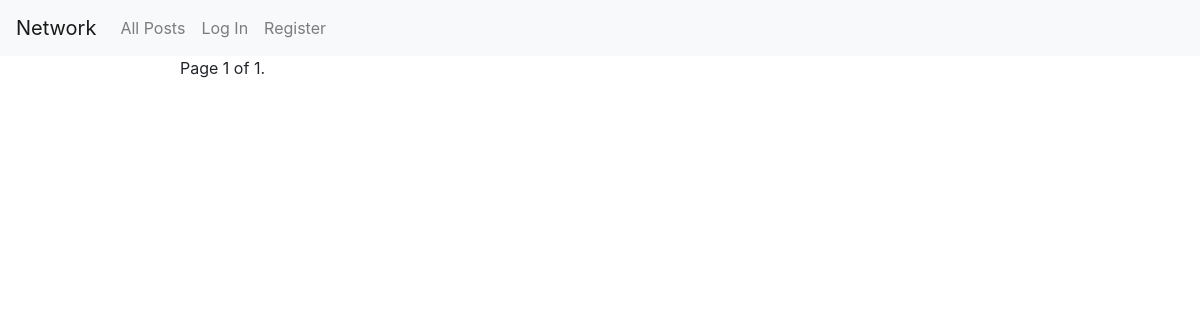
Before: / with the older database file.
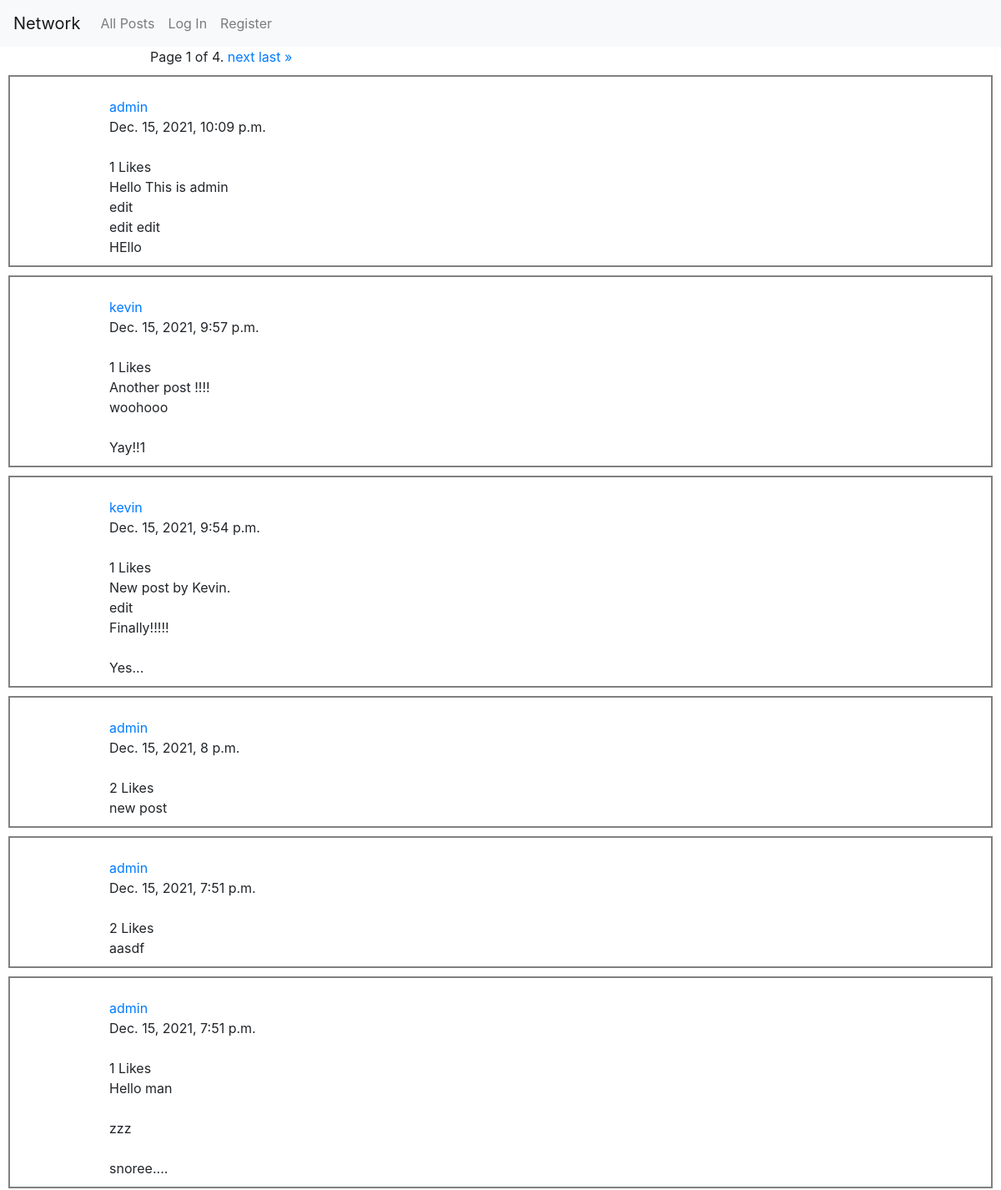
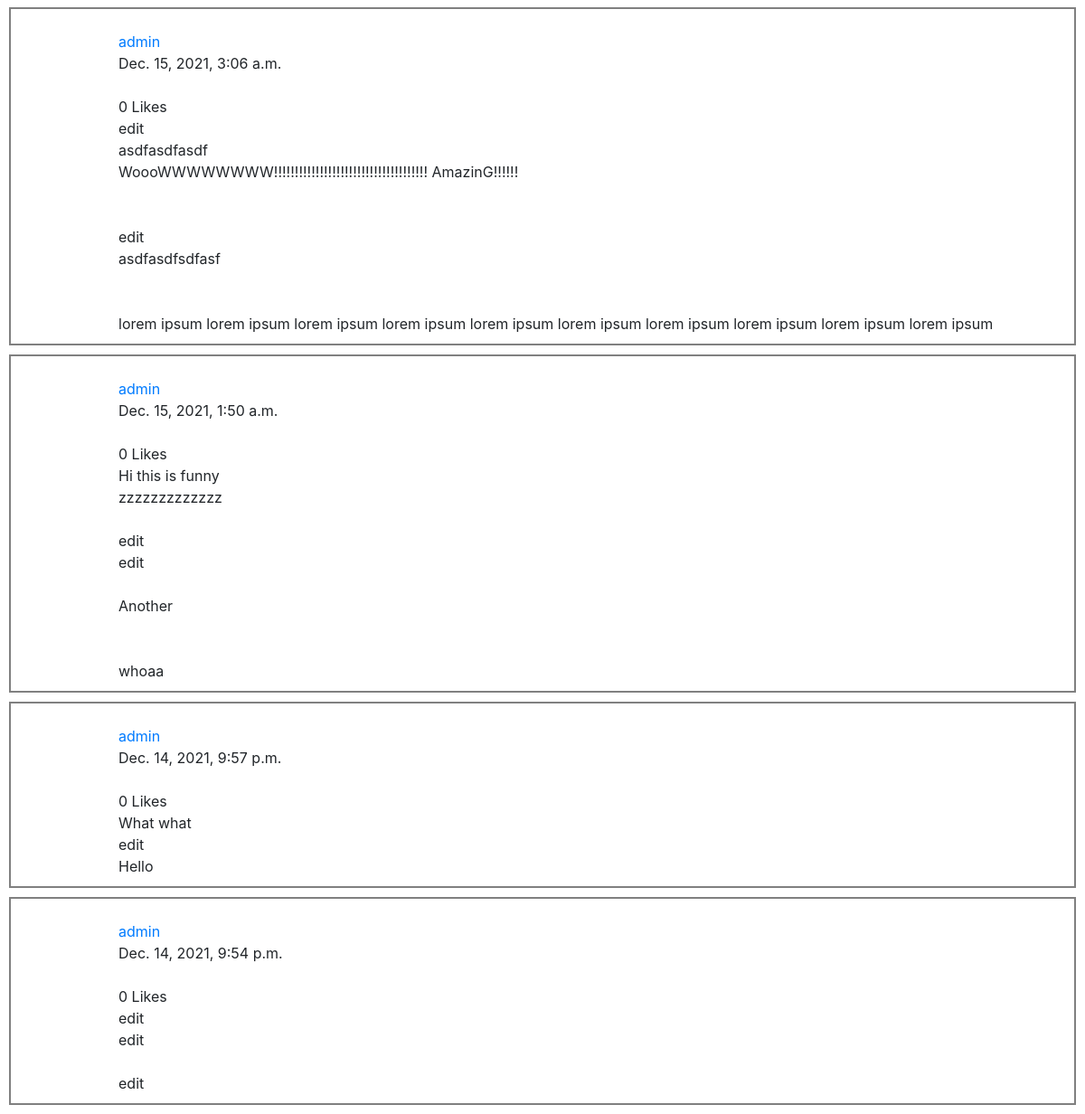
After: the same page with the newer database file (2 pictures, top to bottom).
### network/models.py (models this page shows, shortened)
class Post(models.Model):
    datetime_created = models.DateTimeField( auto_now_add=True)
    user = models.ForeignKey(User, on_delete=models.CASCADE, related_name = "posts")
    text = models.TextField()

class User(AbstractUser):
    pass

### network/views.py (the view)
# urls.py: path("", views.index, name="index"),
def index(request):
    post_form = NewPostForm()
    if request.method == "POST" and request.user.is_authenticated:
        post_form = NewPostForm(request.POST)
        if post_form.is_valid() :
            new_post = Post(user = request.user, text = post_form.cleaned_data['text'])
            new_post.save()
            post_form = NewPostForm()
    listPosts = Post.objects.all()
    return render(request, "network/index.html", {'page_obj': getPageObject(listPosts, request) ,
    'post_form': post_form})

### network/views.py (called while the page is built)
def getPageObject (listPosts, request ):
    orderedPosts = listPosts.order_by('-datetime_created')
    paginator = Paginator(orderedPosts, POSTS_PER_PAGE)
    pageNumber = request.GET.get('page') or 1
    pageObj = paginator.get_page(pageNumber)
    return pageObj

### network/templates/network/index.html (shortened to what this page needs)
{% extends "network/layout.html" %}
{% block body %}
{% include "network/posts.html" %}
{% endblock %}

### network/templates/network/posts.html (shortened to what this page needs)
    <div class="pagination">
        <span class="step-links">
            <span class="current">
                Page {{ page_obj.number }} of {{ page_obj.paginator.num_pages }}.
            </span>
            {% if page_obj.has_next %}
                <a href="?page={{ page_obj.next_page_number }}">next</a>
                <a href="?page={{ page_obj.paginator.num_pages }}">last &raquo;</a>
            {% endif %}
        </span>
    </div>
    <div id = "posts">
    {% for post in page_obj %}
        <div id = {{post.id}} class = "post">
            <div class = "post-header">
                <a href = "{% url 'profile' post.user.id %}" > {{post.user.username}} </a>
                {{ post.datetime_created }}
                <span class = "post-likes">{{post.likes.count}}</span> Likes
            </div>
            <span class = "post-text"> {{post.text}}     </span>
        </div>
    {% endfor %}
    </div>

Changed rows visible on the page:
added Post: user.username "admin", datetime_created "Dec. 15, 2021, 10:09 p.m.", likes.count "1", text "Hello This is admin edit edit edit HEllo"
added Post: user.username "kevin", datetime_created "Dec. 15, 2021, 9:57 p.m.", likes.count "1", text "Another post !!!! woohooo Yay!!1"
added Post: user.username "kevin", datetime_created "Dec. 15, 2021, 9:54 p.m.", likes.count "1", text "New post by Kevin. edit Finally!!!!! Yes..."
added Post: user.username "admin", datetime_created "Dec. 15, 2021, 8 p.m.", likes.count "2", text "new post"
added Post: user.username "admin", datetime_created "Dec. 15, 2021, 7:51 p.m.", likes.count "2", text "aasdf"
added Post: user.username "admin", datetime_created "Dec. 15, 2021, 7:51 p.m.", likes.count "1", text "Hello man zzz snoree...."
added Post: user.username "admin", datetime_created "Dec. 15, 2021, 3:06 a.m.", likes.count "0", text "edit asdfasdfasdf WoooWWWWWWWW!!!!!!!!!!!!!!!!!!!!!!!!!!!!!!!!!!!!! AmazinG!!!!!! edit asdfasdfsdfasf lorem ipsum lorem ipsum lorem ipsum lorem ipsum lorem ipsum lorem ipsum lorem ipsum lorem ipsum lorem ipsum lorem ipsum"
added Post: user.username "admin", datetime_created "Dec. 15, 2021, 1:50 a.m.", likes.count "0", text "Hi this is funny zzzzzzzzzzzzz edit edit Another whoaa"
added Post: user.username "admin", datetime_created "Dec. 14, 2021, 9:57 p.m.", likes.count "0", text "What what edit Hello"
added Post: user.username "admin", datetime_created "Dec. 14, 2021, 9:54 p.m.", likes.count "0", text "edit edit edit"
Other visible differences:
{{ page_obj.paginator.num_pages }}: "1" → "4"
text now shown: "next last »"
